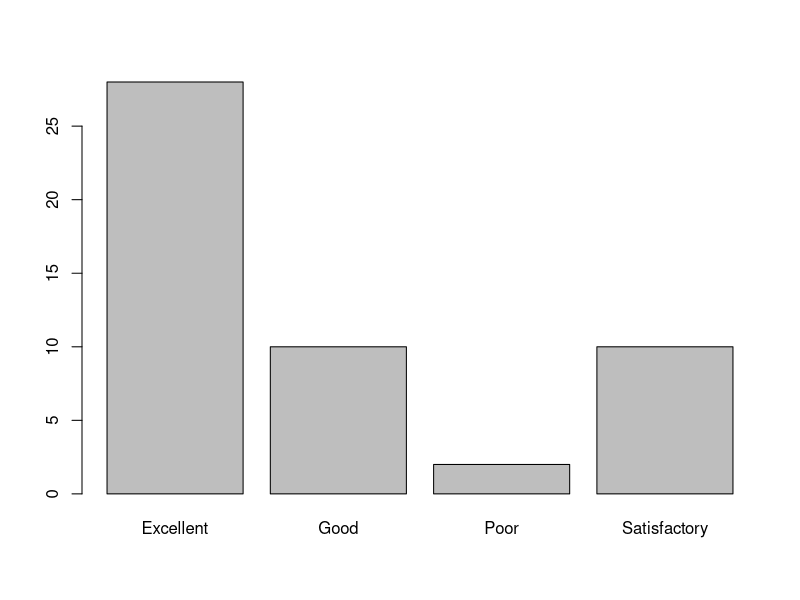
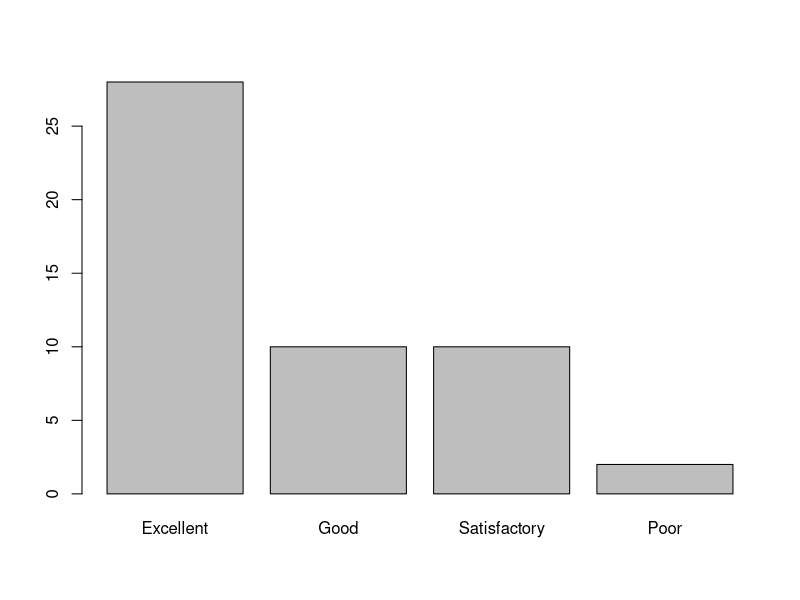

These figures' R source, in order:
#factors

(colorset = c('Red','Green', 'Blue'))
set.seed(1234)
tshirts = sample(colorset, size=50, replace=T, prob=c(.5, .3,.2)) 
table(tshirts)
prop.table(table(tshirts))
class(tshirts)
summary(tshirts)
#convert to Factors
FactorTshirts = factor(tshirts, ordered=F)
FactorTshirts
class(FactorTshirts)
summary(FactorTshirts)

likertScale = c('Excellent','Good','Satisfactory','Poor')
feedback = sample(likertScale, size=50, replace=T, prob=c(.4, .3,.2,.1))
feedback
summary(feedback)
table(feedback)
barplot(table(feedback))
#convert to ordered Factor
FactorFeedback = factor(feedback, ordered=T, levels = c('Excellent', 'Good','Satisfactory','Poor'))
barplot(table(FactorFeedback))
summary(FactorFeedback)
